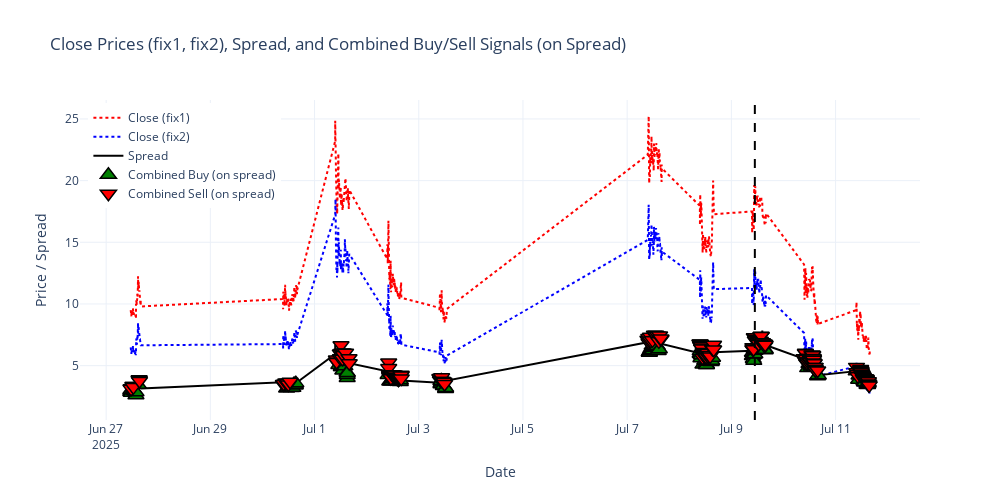

Here is the notebook cell this chart was saved with:
### Code cell
import plotly.graph_objects as go

fig = go.Figure()

# Close price from datafix (main)
fig.add_trace(go.Scatter(
    x=datafix.index, y=datafix["Close"],
    mode='lines', name='Close (fix1)', line=dict(color='red', dash='dot', width=2)
))

# Close price from datafix2
fig.add_trace(go.Scatter(
    x=datafix2.index, y=datafix2["Close"],
    mode='lines', name='Close (fix2)', line=dict(color='blue', width=2, dash='dot')
))

# Spread (from datafix)
fig.add_trace(go.Scatter(
    x=datafix.index, y=datafix["spread"],
    mode='lines', name='Spread', line=dict(color='black', width=2)
))

# Combined buy signals (green upward triangle) ON SPREAD
buy_signals = datafix[datafix["Combined_Signal"] == "buy"]
fig.add_trace(go.Scatter(
    x=buy_signals.index, y=buy_signals["spread"],
    mode='markers', name='Combined Buy (on spread)',
    marker=dict(symbol='triangle-up', color='green', size=14, line=dict(color='black', width=1.5))
))

# Combined sell signals (red downward triangle) ON SPREAD
sell_signals = datafix[datafix["Combined_Signal"] == "sell"]
fig.add_trace(go.Scatter(
    x=sell_signals.index, y=sell_signals["spread"],
    mode='markers', name='Combined Sell (on spread)',
    marker=dict(symbol='triangle-down', color='red', size=14, line=dict(color='black', width=1.5))
))

# Draw prediction start line
split_idx_bar = int(len(datafix) * 0.7)
split_date_bar = datafix.index[split_idx_bar]
fig.add_vline(x=split_date_bar, line=dict(color='black', dash='dash', width=2))

# Layout settings
fig.update_layout(
    title="Close Prices (fix1, fix2), Spread, and Combined Buy/Sell Signals (on Spread)",
    xaxis_title="Date",
    yaxis_title="Price / Spread",
    legend=dict(x=0.01, y=0.99),
    hovermode='x unified',
    template='plotly_white',
    width=1000,
    height=500
)

fig.show()

### Figure 1 — Plotly figure (JSON) as saved in the notebook; plotly's stock layout.template omitted (floating-point values rounded to 4 significant figures; data arrays with more than 128 entries replaced by an {"elided": "..."} marker saying what was removed)
{"data": [{"line": {"color": "red", "dash": "dot", "width": 2}, "mode": "lines", "name": "Close (fix1)", "type": "scatter", "x": {"elided": "3600 str values"}, "y": {"elided": "3600 float values"}}, {"line": {"color": "blue", "dash": "dot", "width": 2}, "mode": "lines", "name": "Close (fix2)", "type": "scatter", "x": {"elided": "3600 str values"}, "y": {"elided": "3600 float values"}}, {"line": {"color": "black", "width": 2}, "mode": "lines", "name": "Spread", "type": "scatter", "x": {"elided": "3600 str values"}, "y": {"elided": "3600 float values"}}, {"marker": {"color": "green", "line": {"color": "black", "width": 1.5}, "size": 14, "symbol": "triangle-up"}, "mode": "markers", "name": "Combined Buy (on spread)", "type": "scatter", "x": {"elided": "138 str values"}, "y": {"elided": "138 float values"}}, {"marker": {"color": "red", "line": {"color": "black", "width": 1.5}, "size": 14, "symbol": "triangle-down"}, "mode": "markers", "name": "Combined Sell (on spread)", "type": "scatter", "x": {"elided": "199 str values"}, "y": {"elided": "199 float values"}}], "layout": {"height": 500, "hovermode": "x unified", "legend": {"x": 0.01, "y": 0.99}, "shapes": [{"line": {"color": "black", "dash": "dash", "width": 2}, "type": "line", "x0": "2025-07-09T10:49:00", "x1": "2025-07-09T10:49:00", "xref": "x", "y0": 0, "y1": 1, "yref": "y domain"}], "title": {"text": "Close Prices (fix1, fix2), Spread, and Combined Buy/Sell Signals (on Spread)"}, "width": 1000, "xaxis": {"title": {"text": "Date"}}, "yaxis": {"title": {"text": "Price / Spread"}}}}
